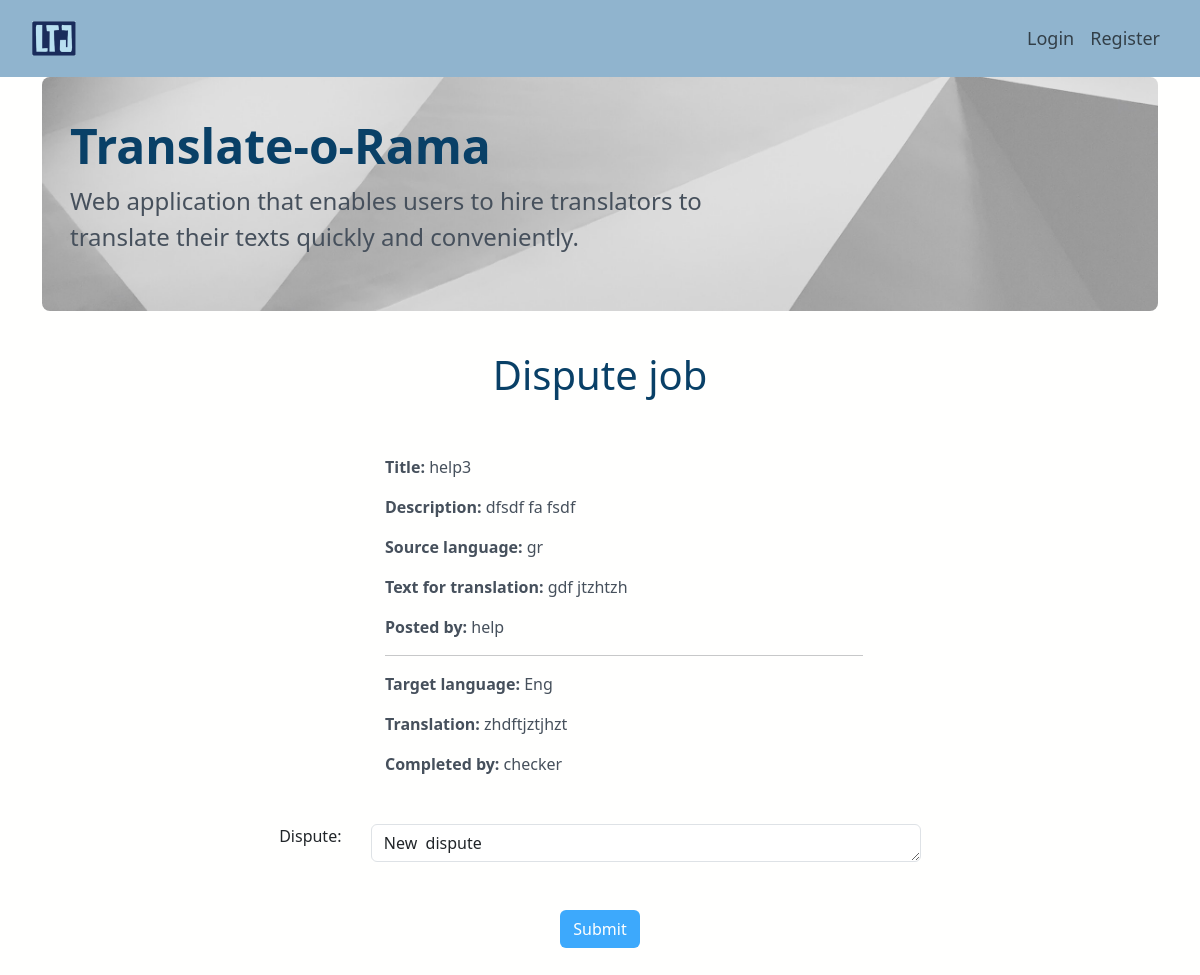
The page /dashboard/dispute/17 on the database as committed earlier.
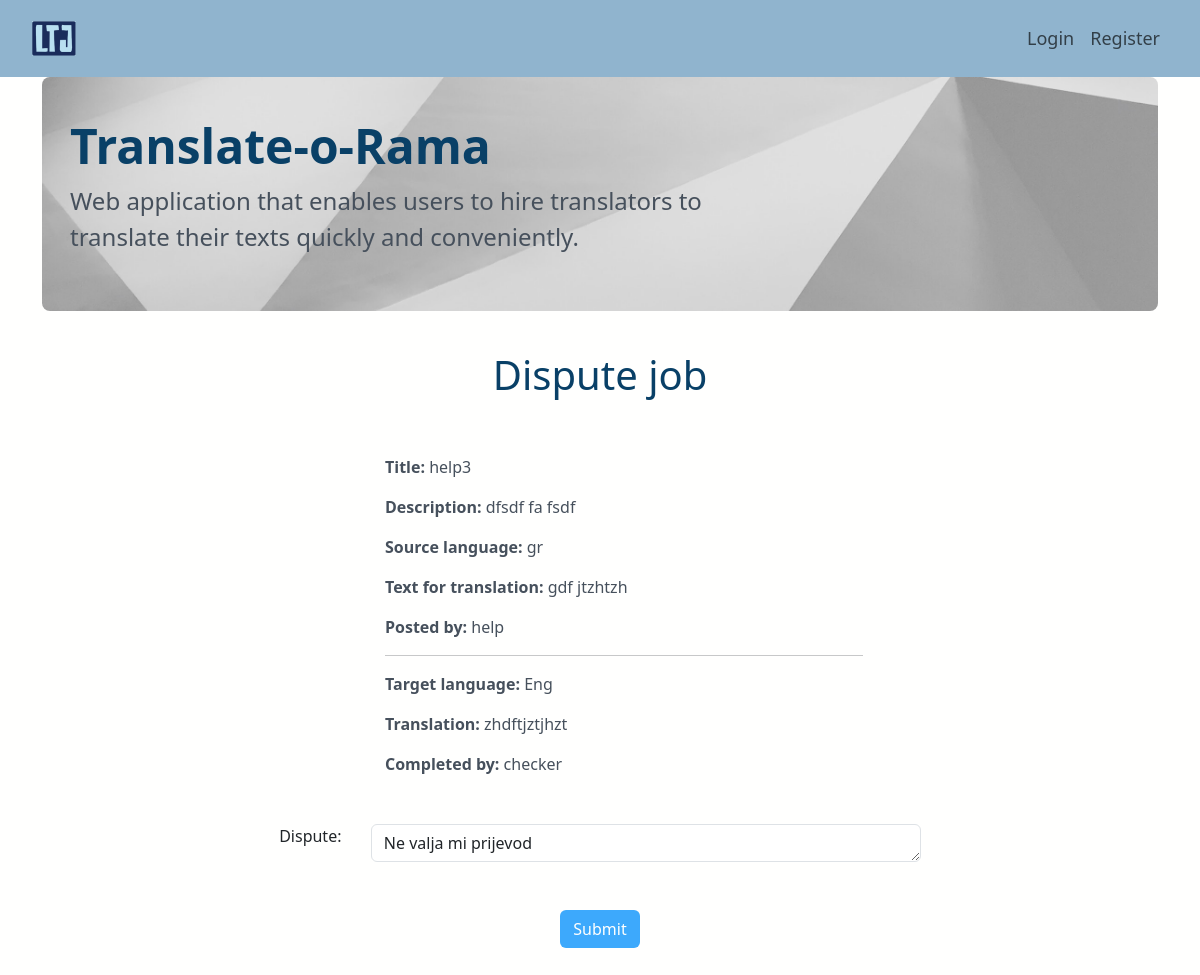
The same page on the database as committed later.
### app/models.py (models this page shows, shortened)
class Job(models.Model):
    user = models.ForeignKey(User, on_delete=models.CASCADE, related_name="user")
    title = models.TextField(blank=False, unique=True)
    description = models.TextField(blank=False)
    source_language = models.TextField(blank=False)
    target_language = models.TextField(blank=False)
    job_field = models.CharField(
        max_length=15,
        choices=JobField.JOB_CHOICES,
        default=JobField.LITERATURE,
    )
    budget = models.DecimalField(max_digits=10, decimal_places=2, default=0.0)
    text = models.TextField(blank=False)
    assigned_to = models.ForeignKey(
        "JobBid",
        on_delete=models.CASCADE,
        blank=True,
        null=True,
        related_name="assigned_to",
    )
    is_assigned = models.BooleanField(default=False)
    is_completed = models.BooleanField(default=False)
    translator = models.ForeignKey(
        User,
        on_delete=models.SET_NULL,
        blank=True,
        null=True,
        related_name="set_as_translator_of_job",
    )
    translation = models.TextField(blank=True, null=True)
    dispute = models.TextField(blank=True, null=True)
    translation = models.TextField(blank=True, null=True)

### app/views.py (the view)
def dispute_job(request, job_id):
    user = request.user
    job = get_object_or_404(Job, pk=job_id)
    form = DisputeJobForm(instance=job)
    disputes = Dispute.objects.all()
    context = {
        "job": job,
        "user": user,
        "form": form,
        "disputes": disputes,
    }
    if request.method == "POST":
        form = DisputeJobForm(request.POST, instance=job)
        dispute_for_job = disputes.filter(job=job)
        if form.is_valid():
            if dispute_for_job == None or dispute_for_job.filter(status="Open"):
                dispute_for_job = Dispute.objects.update_or_create(
                    job=job, status=DisputeStatus.OPEN
                )
                form.save()
            return HttpResponseRedirect(reverse("app:dashboard", args=[]))
        else:
            if dispute_for_job and request.method == "POST":
                return HttpResponseRedirect(reverse("app:dashboard", args=[]))
            context = {
                "job": job,
                "user": user,
                "form": form,
                "disputes": disputes,
            }
            return render(request, "app/dispute_job.html", context)
    else:
        form = DisputeJobForm(instance=job)
        context = {
            "job": job,
            "user": user,
            "form": form,
            "disputes": disputes,
        }
    return render(request, "app/dispute_job.html", context)

### app/forms.py (shortened to what this page needs)
class DisputeJobForm(ModelForm):
    class Meta:
        model = Job
        fields = [
            "dispute",
        ]

### app/templates/app/dispute_job.html (shortened to what this page needs)
{% extends 'app/base.html' %}
{% load widget_tweaks %}
{% block content %}
<h1 class="text-center mb-5 mt-3">Dispute job</h1>
<div class="content-section mt-5 mb-5 p-2 ">
	<div class="container w-50 mb-5 justify-content-center">
		<div class="ms-5">
			<p><b>Title:</b> {{job.title}}</p>
			<p><b>Description:</b> {{job.description}}</p>
            <p><b>Source language:</b> {{job.source_language}}</p>
			<p><b>Text for translation:</b> {{job.text}}</p>
            <p><b>Posted by:</b> {{job.user}}</p>
            <hr>
            <p><b>Target language:</b> {{job.target_language}}</p>
            <p><b>Translation:</b> {{job.translation}}</p>
            <p><b>Completed by:</b> {{job.translator}}</p>
		</div>
	</div>
	<form action="{% url 'app:dispute_job' job.id %}" method="POST">
		{% include 'includes/job_form.html' with form=form %}
		<div class="row mt-4 text-center mb-5">
            <div clss="col-md-8 ms-2">
				<button class="btn custom-btn" type="submit">
					Submit
				</button>
			</div>
		</div>
    </form>
</div>
{% endblock content %}

### app/templates/includes/job_form.html (shortened to what this page needs)
{% load widget_tweaks %}
    {% for field in form.visible_fields %}
        <div class='form-group mt-3 mb-5 d-flex justify-content-center'>
            <label class='control-label col-md-1 col-md-offset-2'>{{ field.label_tag }}</label>
            <div class='col-md-6' >
                {% if form.is_bound %}
                    {% if field.errors %}
                        {% render_field field class="form-control is-invalid" %}
                        {% for error in field.errors %}
                            <div class="invalid-feedback">
                                {{ error }}
                            </div>
                        {% endfor %}
                    {% else %}
                        {% render_field field class="form-control is-valid" %}
                    {% endif %}
                {% else %}
                    {% render_field field class="form-control" rows="1" cols="1" type='text'%}
                {% endif %}
            </div>
        </div>
    {% endfor %}

Rows that differ between the two databases and show on the page:
changed Job "help3": dispute "New dispute" → "Ne valja mi prijevod"
